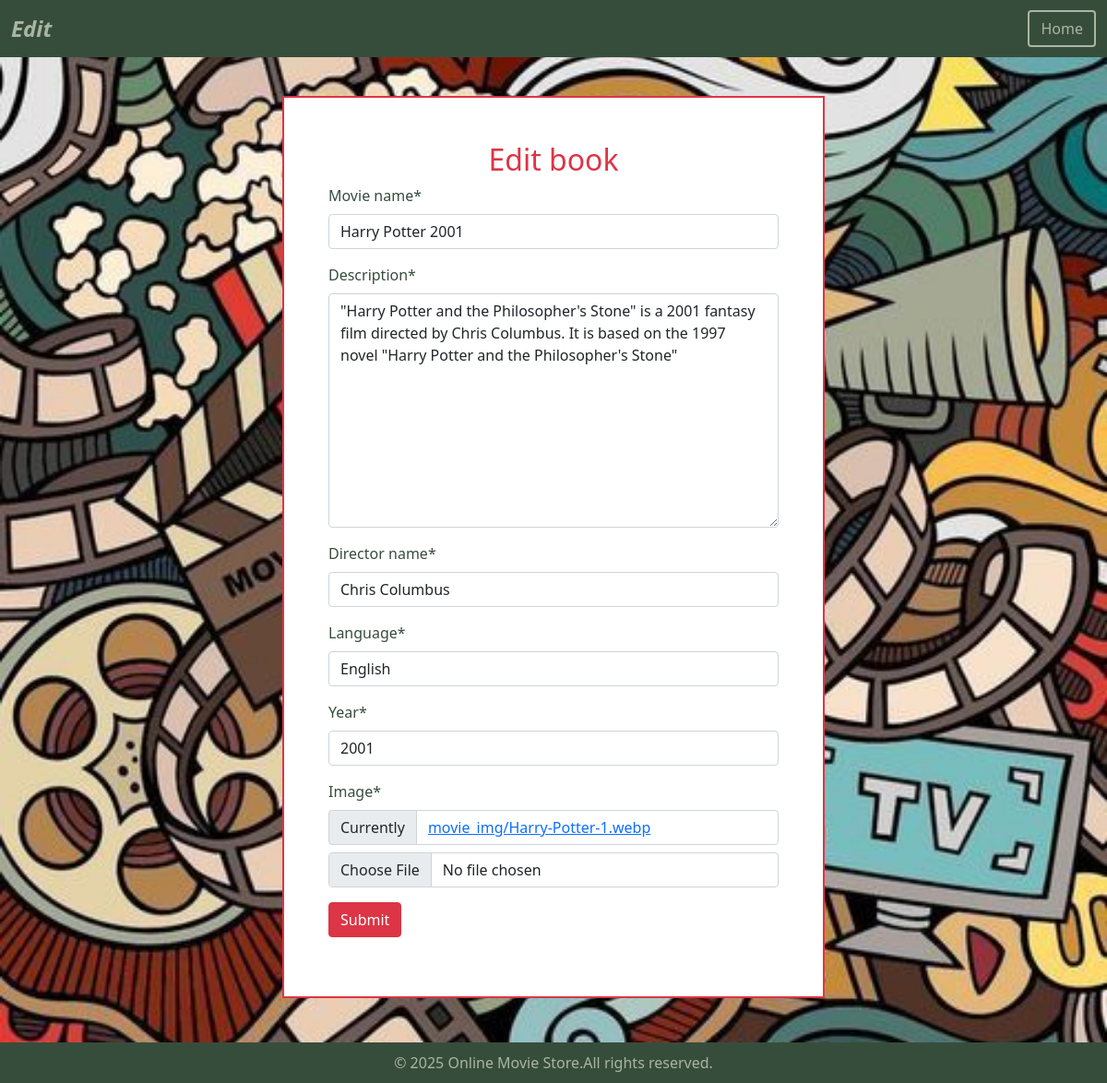
Screenshot of /edit/1 with the database file from the repository.
### app1/models.py (models this page shows)
class Movie(models.Model):         #parent class model class in build
    movie_name=models.CharField(max_length=30)
    description=models.TextField()
    director_name=models.CharField()
    language=models.CharField()
    year=models.IntegerField()
    image = models.ImageField(upload_to='movie_img')

### app1/views.py (the view)
# urls.py: path('edit/<int:i>',views.edit,name='edit'),
def edit(request,i):
    m = Movie.objects.get(id=i)
    if (request.method == 'POST'):
        form_instance = Movie_form(request.POST, request.FILES,instance=m)
        if form_instance.is_valid():
            form_instance.save()
        return redirect('home')
    form_instance=Movie_form(instance=m)
    return render(request,'edit.html',{'form':form_instance})

### app1/forms.py
class Movie_form(forms.ModelForm):
    class Meta:
        model = Movie
        fields = '__all__'

### templates/edit.html (shortened to what this page needs)
{% extends 'base.html' %}
{% load crispy_forms_tags %}
{% block navtitle %}Edit {% endblock %}
{% block button %} <a href="{% url 'home' %}" class="btn custom-outline" style="color: #AAB6A2;">Home</a>{% endblock %}
{% block content %}
<div class="container w-50 bg-white border border-2 border-danger mt-5 px-5 pb-5 pt-5 mb-5">
    <form method="POST" enctype="multipart/form-data">
        <h2 class="text-center text-danger">Edit book</h2>
        {{form|crispy}}
        <div class="mb-3">
        <input type="submit" class="btn btn-danger">
        </div>
    </form>
</div>
{% endblock %}

### rows the page displays
Movie: movie_name "Harry Potter 2001", description "\"Harry Potter and the Philosopher's Stone\" is a 2001 fantasy film directed by Chris Columbus. It is based on the 1997 novel \"Harry Potter and the Philosopher's Stone\"", director_name "Chris Columbus", language "English", year "2001"
